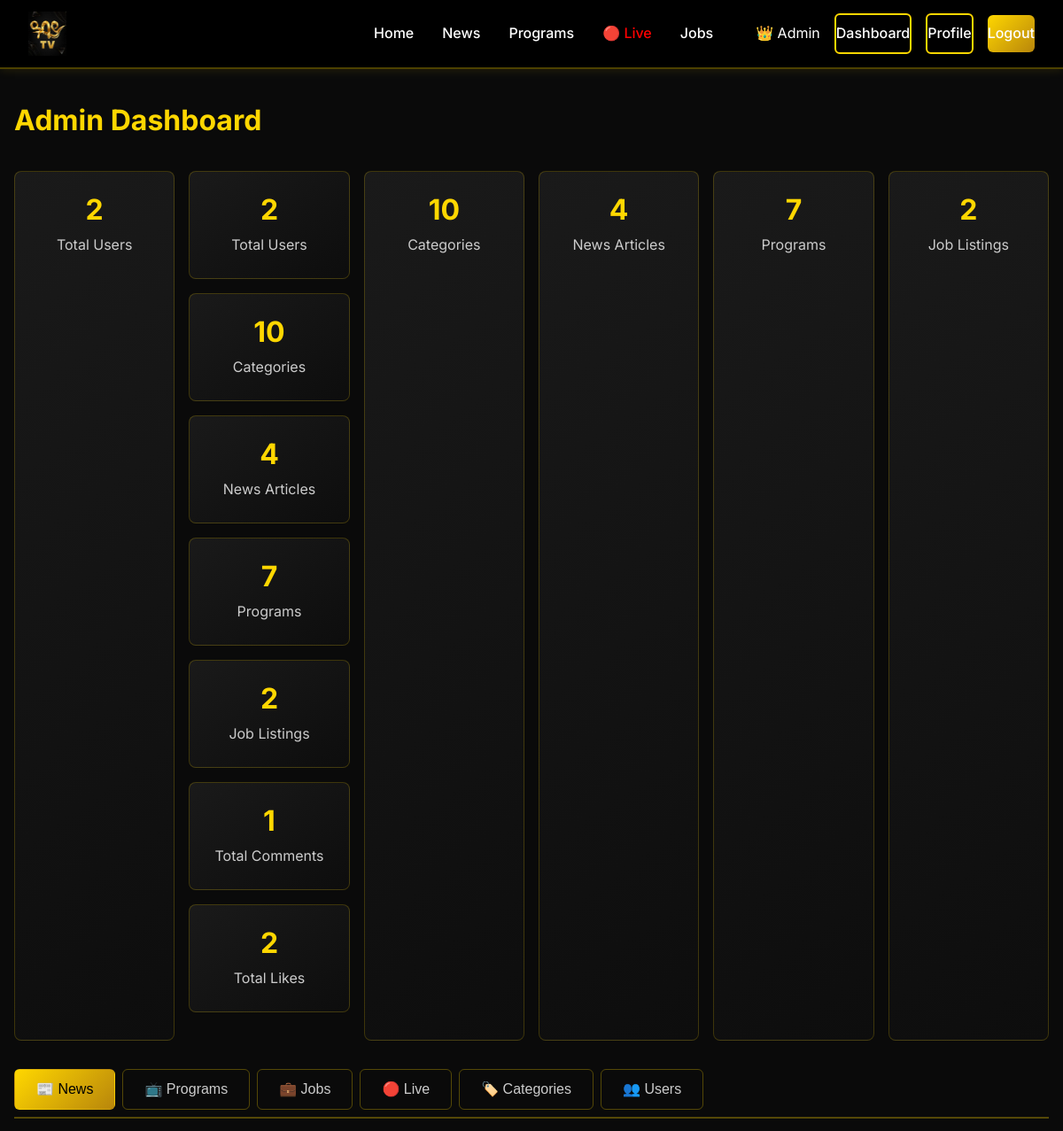
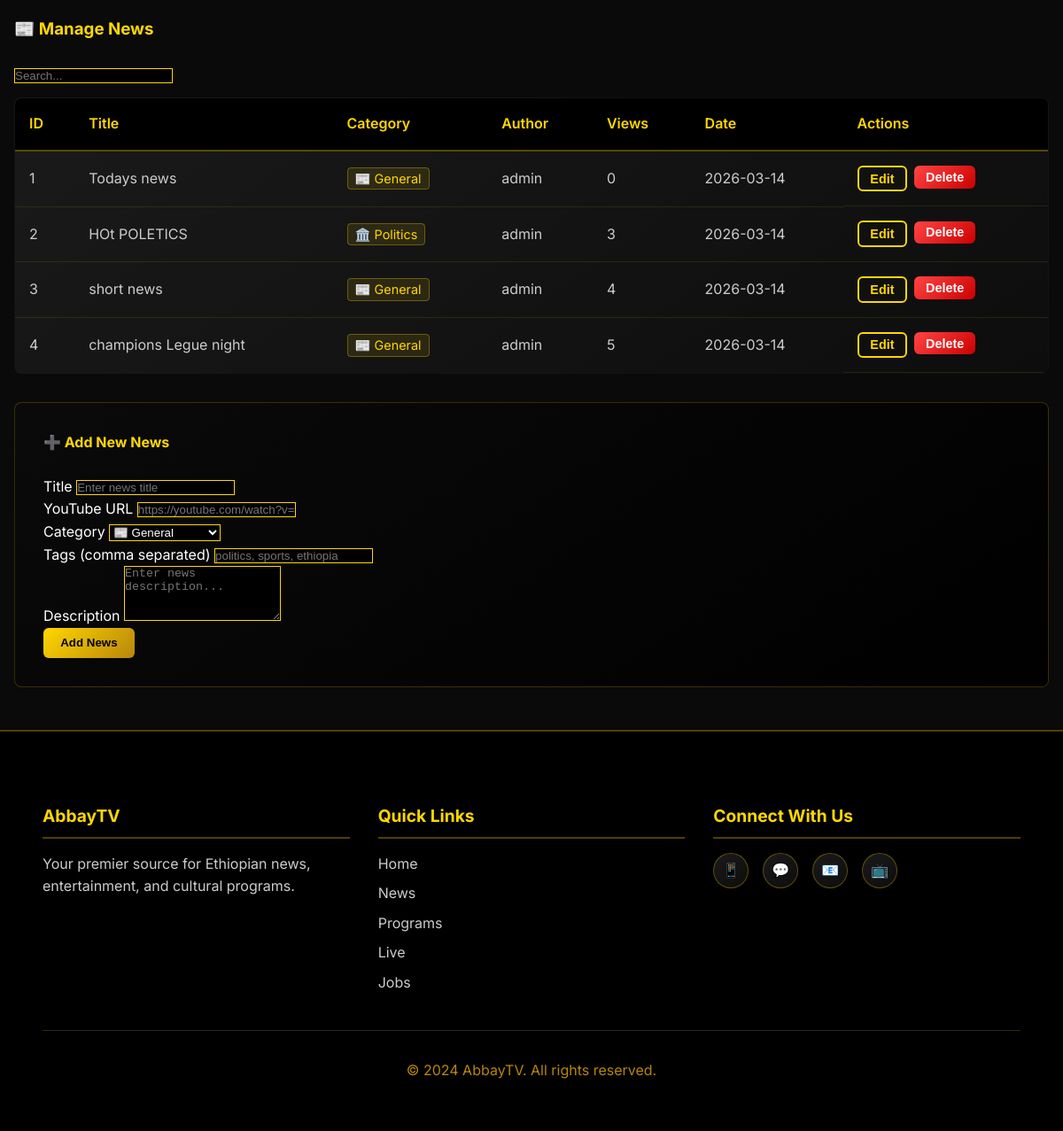
The page /admin (signed in) on the database its author committed (2 pictures, top to bottom).
### app.py (models this page shows, shortened)
class News(db.Model):
    __tablename__ = 'news'
    id = db.Column(db.Integer, primary_key=True)
    title = db.Column(db.String(200), nullable=False)
    youtube_url = db.Column(db.String(200), nullable=False)
    description = db.Column(db.Text, nullable=False)
    category_id = db.Column(db.Integer, db.ForeignKey('categories.id'), nullable=False, default=1)
    author_id = db.Column(db.Integer, db.ForeignKey('users.id'), nullable=False)
    views = db.Column(db.Integer, default=0)
    tags = db.Column(db.String(200), default='')
    created_at = db.Column(db.DateTime, default=datetime.utcnow)
    author = db.relationship('User', backref='news_posts')
    category = db.relationship('Category')
    comments = db.relationship('NewsComment', backref='post', lazy=True, cascade='all, delete-orphan', order_by='NewsComment.created_at.desc()')
    likes = db.relationship('NewsLike', backref='post', lazy=True, cascade='all, delete-orphan')

class Category(db.Model):
    __tablename__ = 'categories'
    id = db.Column(db.Integer, primary_key=True)
    name = db.Column(db.String(50), unique=True, nullable=False)
    slug = db.Column(db.String(50), unique=True, nullable=False)
    icon = db.Column(db.String(20), default='📰')
    description = db.Column(db.String(200))
    created_at = db.Column(db.DateTime, default=datetime.utcnow)

class User(UserMixin, db.Model):
    __tablename__ = 'users'
    id = db.Column(db.Integer, primary_key=True)
    username = db.Column(db.String(80), unique=True, nullable=False)
    email = db.Column(db.String(120), unique=True, nullable=False)
    password_hash = db.Column(db.String(128), nullable=False)
    bio = db.Column(db.String(200), default='')
    profile_pic = db.Column(db.String(200), default='default.jpg')
    is_verified = db.Column(db.Boolean, default=False)
    is_admin = db.Column(db.Boolean, default=False)
    created_at = db.Column(db.DateTime, default=datetime.utcnow)
    news_comments = db.relationship('NewsComment', backref='author', lazy=True, cascade='all, delete-orphan')
    program_comments = db.relationship('ProgramComment', backref='author', lazy=True, cascade='all, delete-orphan')
    news_likes = db.relationship('NewsLike', backref='user', lazy=True, cascade='all, delete-orphan')
    program_likes = db.relationship('ProgramLike', backref='user', lazy=True, cascade='all, delete-orphan')

### app.py (the view)
    @login_required
    def decorated_function(*args, **kwargs):
        if not current_user.is_admin:
            flash('You need admin access to view this page.', 'danger')
            return redirect(url_for('index'))
        return f(*args, **kwargs)

### app.py (called while the page is built)
@login_manager.user_loader
def load_user(user_id):
    return User.query.get(int(user_id))

def admin_required(f):
    @login_required
    def decorated_function(*args, **kwargs):
        if not current_user.is_admin:
            flash('You need admin access to view this page.', 'danger')
            return redirect(url_for('index'))
        return f(*args, **kwargs)
    decorated_function.__name__ = f.__name__
    return decorated_function

@app.route('/admin')
@admin_required
def admin():
    stats = {
        'users': User.query.count(),
        'news': News.query.count(),
        'programs': Program.query.count(),
        'jobs': Job.query.count(),
        'categories': Category.query.count(),
        'comments': NewsComment.query.count() + ProgramComment.query.count(),
        'likes': NewsLike.query.count() + ProgramLike.query.count()
    }
    return render_template('admin.html', stats=stats,
                         users=User.query.all(),
                         news_items=News.query.all(),
                         programs=Program.query.all(),
                         jobs=Job.query.all(),
                         categories=Category.query.all())

### templates/admin.html (shortened to what this page needs)
{% extends "base.html" %}
{% block content %}
<div class="container">
    <h1 style="color: #FFD700; margin-bottom: 2rem;">Admin Dashboard</h1>
    <div class="admin-stats">
        <div class="stat-card">
            <div class="stat-number">{{ stats.users }}</div>
            <div class="stat-label">Total Users</div>
        </div>
<div class="admin-stats">
    <div class="stat-card">
        <div class="stat-number">{{ stats.users }}</div>
        <div class="stat-label">Total Users</div>
    </div>
    <div class="stat-card">
        <div class="stat-number">{{ stats.categories }}</div>
        <div class="stat-label">Categories</div>
    </div>
    <div class="stat-card">
        <div class="stat-number">{{ stats.news }}</div>
        <div class="stat-label">News Articles</div>
    </div>
    <div class="stat-card">
        <div class="stat-number">{{ stats.programs }}</div>
        <div class="stat-label">Programs</div>
    </div>
    <div class="stat-card">
        <div class="stat-number">{{ stats.jobs }}</div>
        <div class="stat-label">Job Listings</div>
    </div>
    <div class="stat-card">
        <div class="stat-number">{{ stats.comments }}</div>
        <div class="stat-label">Total Comments</div>
    </div>
    <div class="stat-card">
        <div class="stat-number">{{ stats.likes }}</div>
        <div class="stat-label">Total Likes</div>
    </div>
</div>
        <div class="stat-card">
            <div class="stat-number">{{ stats.categories }}</div>
            <div class="stat-label">Categories</div>
        </div>
        <div class="stat-card">
            <div class="stat-number">{{ stats.news }}</div>
            <div class="stat-label">News Articles</div>
        </div>
        <div class="stat-card">
            <div class="stat-number">{{ stats.programs }}</div>
            <div class="stat-label">Programs</div>
        </div>
        <div class="stat-card">
            <div class="stat-number">{{ stats.jobs }}</div>
            <div class="stat-label">Job Listings</div>
        </div>
    </div>
    <div class="admin-tabs">
        <button class="tab-btn active" data-tab="news-tab">📰 News</button>
        <button class="tab-btn" data-tab="programs-tab">📺 Programs</button>
        <button class="tab-btn" data-tab="jobs-tab">💼 Jobs</button>
        <button class="tab-btn" data-tab="live-tab">🔴 Live</button>
        <button class="tab-btn" data-tab="categories-tab">🏷️ Categories</button>
        <button class="tab-btn" data-tab="users-tab">👥 Users</button>
    </div>
    <div id="news-tab" class="tab-content active">
        <h3 style="color: #FFD700; margin-bottom: 1.5rem;">📰 Manage News</h3>
        <table class="admin-table">
            <thead>
                <tr>
                    <th>ID</th>
                    <th>Title</th>
                    <th>Category</th>
                    <th>Author</th>
                    <th>Views</th>
                    <th>Date</th>
                    <th>Actions</th>
                </tr>
            </thead>
            <tbody>
                {% for item in news_items %}
                <tr>
                    <td>{{ item.id }}</td>
                    <td>{{ item.title[:50] }}{% if item.title|length > 50 %}...{% endif %}</td>
                    <td><span class="category-badge">{{ item.category.icon }} {{ item.category.name }}</span></td>
                    <td>{{ item.author.username }}</td>
                    <td>{{ item.views }}</td>
                    <td>{{ item.created_at.strftime('%Y-%m-%d') }}</td>
                    <td class="admin-actions">
                        <button class="btn btn-secondary btn-small edit-news-btn"
                                data-id="{{ item.id }}"
                                data-title="{{ item.title }}"
                                data-url="{{ item.youtube_url }}"
                                data-description="{{ item.description }}"
                                data-category="{{ item.category_id }}"
                                data-tags="{{ item.tags }}">Edit</button>
                        <form action="{{ url_for('admin_news_delete', id=item.id) }}" method="POST" style="display: inline;"
                              onsubmit="return confirm('Are you sure you want to delete this news?');">
                            <button type="submit" class="btn btn-danger btn-small">Delete</button>
                        </form>
                    </td>
                </tr>
                {% endfor %}
            </tbody>
        </table>
        <div class="admin-form">
            <h4 style="color: #FFD700; margin-bottom: 1.5rem;">➕ Add New News</h4>
            <form action="{{ url_for('admin_news_add') }}" method="POST">
                <div class="form-group">
                    <label class="form-label">Title</label>
                    <input type="text" name="title" class="form-input" required
                           placeholder="Enter news title"
                           style="background-color: #000000; color: #FFFFFF; border: 1px solid #FFD700;">
                </div>
                <div class="form-group">
                    <label class="form-label">YouTube URL</label>
                    <input type="url" name="youtube_url" class="form-input" required
                           placeholder="https://youtube.com/watch?v=..."
                           style="background-color: #000000; color: #FFFFFF; border: 1px solid #FFD700;">
                </div>
                <div class="form-group">
                    <label class="form-label">Category</label>
                    <select name="category_id" class="form-input" style="background-color: #000000; color: #FFFFFF; border: 1px solid #FFD700;">
                        {% for category in categories %}
                        <option value="{{ category.id }}">{{ category.icon }} {{ category.name }}</option>
                        {% endfor %}
                    </select>
                </div>
                <div class="form-group">
                    <label class="form-label">Tags (comma separated)</label>
                    <input type="text" name="tags" class="form-input" placeholder="politics, sports, ethiopia"
                           style="background-color: #000000; color: #FFFFFF; border: 1px solid #FFD700;">
                </div>
                <div class="form-group">
                    <label class="form-label">Description</label>
                    <textarea name="description" class="form-input" rows="4" required
                              placeholder="Enter news description..."
                              style="background-color: #000000; color: #FFFFFF; border: 1px solid #FFD700;"></textarea>
                </div>
                <button type="submit" class="btn btn-primary">Add News</button>
            </form>
        </div>
    </div>
</div>
{% endblock %}

### static/css/style.css (style rules this page uses)
* { margin: 0; padding: 0; box-sizing: border-box; }
body { font-family: 'Inter', sans-serif; background-color: #0A0A0A; color: #FFFFFF; line-height: 1.6; }
.btn { padding: 0.6rem 1.2rem; border-radius: 6px; border: none; font-weight: 600; cursor: pointer; transition: all 0.3s; text-decoration: none; display: inline-block; position: relative; overflow: hidden; }
.btn::before { content: ''; position: absolute; top: 50%; left: 50%; width: 0; height: 0; border-radius: 50%; background: rgba(255, 215, 0, 0.3); transform: translate(-50%, -50%); transition: width 0.6s, height 0.6s; }
.btn-primary { background: linear-gradient(135deg, #FFD700 0%, #B8860B 100%); color: #000000; font-weight: 700; }
.btn-secondary { background-color: transparent; border: 2px solid #FFD700; color: #FFD700; }
.btn-danger { background: linear-gradient(135deg, #FF4444 0%, #CC0000 100%); color: white; }
.btn-small { padding: 0.3rem 0.8rem; font-size: 0.9rem; }
.container { max-width: 1200px; margin: 2rem auto; padding: 0 1rem; }
.admin-stats { display: grid; grid-template-columns: repeat(auto-fit, minmax(150px, 1fr)); gap: 1rem; margin-bottom: 2rem; }
.stat-card { background: linear-gradient(145deg, #1A1A1A 0%, #0D0D0D 100%); padding: 1.5rem; border-radius: 8px; text-align: center; border: 1px solid rgba(255, 215, 0, 0.2); }
.stat-number { font-size: 2rem; font-weight: 700; color: #FFD700; }
.stat-label { color: #B8860B; margin-top: 0.5rem; }
.admin-tabs { display: flex; gap: 0.5rem; flex-wrap: wrap; margin-bottom: 2rem; border-bottom: 2px solid rgba(255, 215, 0, 0.3); padding-bottom: 0.5rem; }
.tab-btn { padding: 0.8rem 1.5rem; background: transparent; border: 1px solid rgba(255, 215, 0, 0.3); color: #CCC; border-radius: 6px; cursor: pointer; transition: all 0.3s; font-size: 1rem; }
.tab-btn.active { background: linear-gradient(135deg, #FFD700 0%, #B8860B 100%); color: #000; border-color: transparent; }
.tab-content { display: none; animation: fadeIn 0.5s ease; }
.tab-content.active { display: block; }
.admin-table { width: 100%; border-collapse: collapse; background: linear-gradient(145deg, #1A1A1A 0%, #0D0D0D 100%); border-radius: 8px; overflow: hidden; border: 1px solid rgba(255, 215, 0, 0.2); margin-bottom: 2rem; }
.admin-table th { background-color: #000000; color: #FFD700; font-weight: 600; padding: 1rem; text-align: left; border-bottom: 2px solid rgba(255, 215, 0, 0.3); }
.admin-table td { padding: 1rem; border-bottom: 1px solid rgba(255, 215, 0, 0.1); color: #CCCCCC; }
.admin-actions { display: flex; gap: 0.5rem; }
.admin-form { background: linear-gradient(145deg, #0A0A0A 0%, #000000 100%); padding: 2rem; border-radius: 8px; margin-top: 2rem; border: 1px solid rgba(255, 215, 0, 0.2); }
.admin-form h4 { color: #FFD700; margin-bottom: 1.5rem; }
.category-badge { background: rgba(255, 215, 0, 0.1); color: #FFD700; padding: 0.2rem 0.5rem; border-radius: 4px; font-size: 0.9rem; border: 1px solid rgba(255, 215, 0, 0.3); }

### templates/admin.html (style rules this page uses)
.category-badge { background: rgba(255, 215, 0, 0.1); color: #FFD700; padding: 0.2rem 0.5rem; border-radius: 4px; font-size: 0.9rem; border: 1px solid rgba(255, 215, 0, 0.3); }
.admin-table td { vertical-align: middle; }
.form-input { background-color: #000000 !important; color: #FFFFFF !important; border: 1px solid #FFD700 !important; }
.form-input option { background-color: #000000; color: #FFFFFF; }
.admin-form { background: linear-gradient(145deg, #0A0A0A 0%, #000000 100%); border: 1px solid rgba(255, 215, 0, 0.2); }
.admin-tabs { display: flex; gap: 0.5rem; flex-wrap: wrap; margin-bottom: 2rem; }
.tab-btn { padding: 0.8rem 1.5rem; background: transparent; border: 1px solid rgba(255, 215, 0, 0.3); color: #CCC; border-radius: 6px; cursor: pointer; transition: all 0.3s; font-size: 1rem; }
.tab-btn.active { background: linear-gradient(135deg, #FFD700 0%, #B8860B 100%); color: #000; border-color: transparent; }
.admin-stats { display: grid; grid-template-columns: repeat(auto-fit, minmax(150px, 1fr)); gap: 1rem; margin-bottom: 2rem; }
.stat-card { background: linear-gradient(145deg, #1A1A1A 0%, #0D0D0D 100%); padding: 1.5rem; border-radius: 8px; text-align: center; border: 1px solid rgba(255, 215, 0, 0.2); }
.stat-number { font-size: 2rem; font-weight: bold; color: #FFD700; line-height: 1.2; }
.stat-label { color: #CCC; margin-top: 0.5rem; }

### rows shown on the page
News: id "1", title "Todays news", category.icon "📰", category.name "General", author.username "admin", views "0", created_at "2026-03-14"
News: id "2", title "HOt POLETICS", category.icon "🏛️", category.name "Politics", author.username "admin", views "3", created_at "2026-03-14"
News: id "3", title "short news", category.icon "📰", category.name "General", author.username "admin", views "4", created_at "2026-03-14"
News: id "4", title "champions Legue night", category.icon "📰", category.name "General", author.username "admin", views "5", created_at "2026-03-14"

### other values the page prints
{{ stats.users }} "2"
{{ stats.categories }} "10"
{{ stats.news }} "4"
{{ stats.programs }} "7"
{{ stats.jobs }} "2"
{{ stats.comments }} "1"
{{ stats.likes }} "2"
form field category_id "📰 General"
